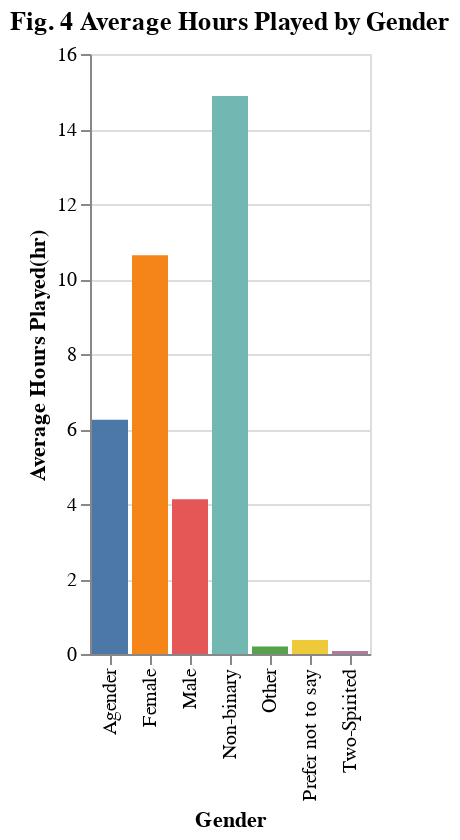

Notebook source saved alongside this figure:
### Code cell
plot3= alt.Chart(players, title="Fig. 4 Average Hours Played by Gender").mark_bar().encode(
    x=alt.X("gender:N").title("Gender"),
    y=alt.Y("mean(played_hours)").title("Average Hours Played(hr)"),
    color = alt.Color("gender:N", legend=None).title("Gender")
)
plot3

### Figure 1 — Vega-Lite specification as saved in the notebook (floating-point values rounded to 4 significant figures; data arrays with more than 128 entries replaced by an {"elided": "..."} marker saying what was removed)
{"config": {"view": {"continuousWidth": 300, "continuousHeight": 300}}, "data": {"name": "data-ce4363b1cc149d2771de4f7f6f9a7330"}, "mark": {"type": "bar"}, "encoding": {"color": {"field": "gender", "legend": null, "title": "Gender", "type": "nominal"}, "x": {"field": "gender", "title": "Gender", "type": "nominal"}, "y": {"aggregate": "mean", "field": "played_hours", "title": "Average Hours Played(hr)", "type": "quantitative"}}, "title": "Fig. 4 Average Hours Played by Gender", "$schema": "https://vega.github.io/schema/vega-lite/v5.20.1.json", "datasets": {"data-ce4363b1cc149d2771de4f7f6f9a7330": {"elided": "196 records"}}}
